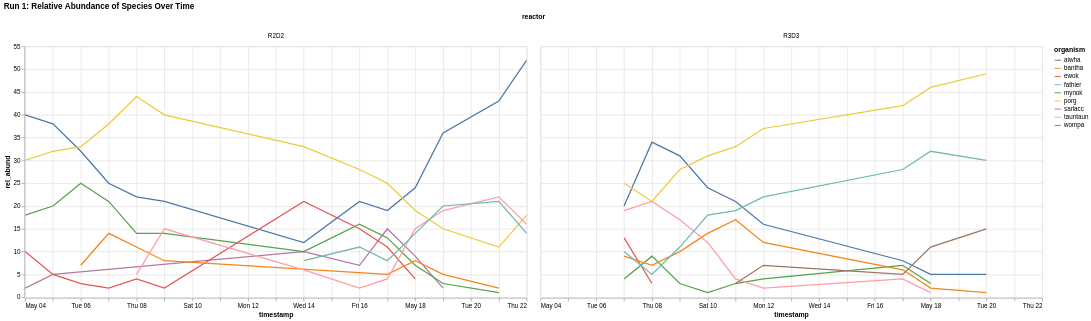

Notebook code for this chart:
### Markdown cell above
## Multiple runs

### Code cell
alt.Chart(df).mark_line().encode(
    x = 'timestamp:T',
    y = 'rel_abund:Q',
    color = 'organism:N',
    #color = 'species_group:N',aaa
    #detail='run_id:N',
    tooltip=['organism:N', 'species_group:N', 'rel_abund:Q', 'timestamp:O', 'run_id:N','site:N','sample_id:N'],
    column = 'reactor:N',
).properties(
    title = 'Run 1: Relative Abundance of Species Over Time',
    width = 800,
    height = 400
).interactive()

### Figure 1 — Vega-Lite specification as saved in the notebook (floating-point values rounded to 4 significant figures; data arrays with more than 128 entries replaced by an {"elided": "..."} marker saying what was removed)
{"config": {"view": {"continuousWidth": 300, "continuousHeight": 300}}, "data": {"name": "data-cbc849f788983a4159928421c4091559"}, "mark": {"type": "line"}, "encoding": {"color": {"field": "organism", "type": "nominal"}, "column": {"field": "reactor", "type": "nominal"}, "tooltip": [{"field": "organism", "type": "nominal"}, {"field": "species_group", "type": "nominal"}, {"field": "rel_abund", "type": "quantitative"}, {"field": "timestamp", "type": "ordinal"}, {"field": "run_id", "type": "nominal"}, {"field": "site", "type": "nominal"}, {"field": "sample_id", "type": "nominal"}], "x": {"field": "timestamp", "type": "temporal"}, "y": {"field": "rel_abund", "type": "quantitative"}}, "height": 400, "params": [{"name": "param_21", "select": {"type": "interval", "encodings": ["x", "y"]}, "bind": "scales"}], "title": "Run 1: Relative Abundance of Species Over Time", "width": 800, "$schema": "https://vega.github.io/schema/vega-lite/v5.20.1.json", "datasets": {"data-cbc849f788983a4159928421c4091559": {"elided": "138 records"}}}
